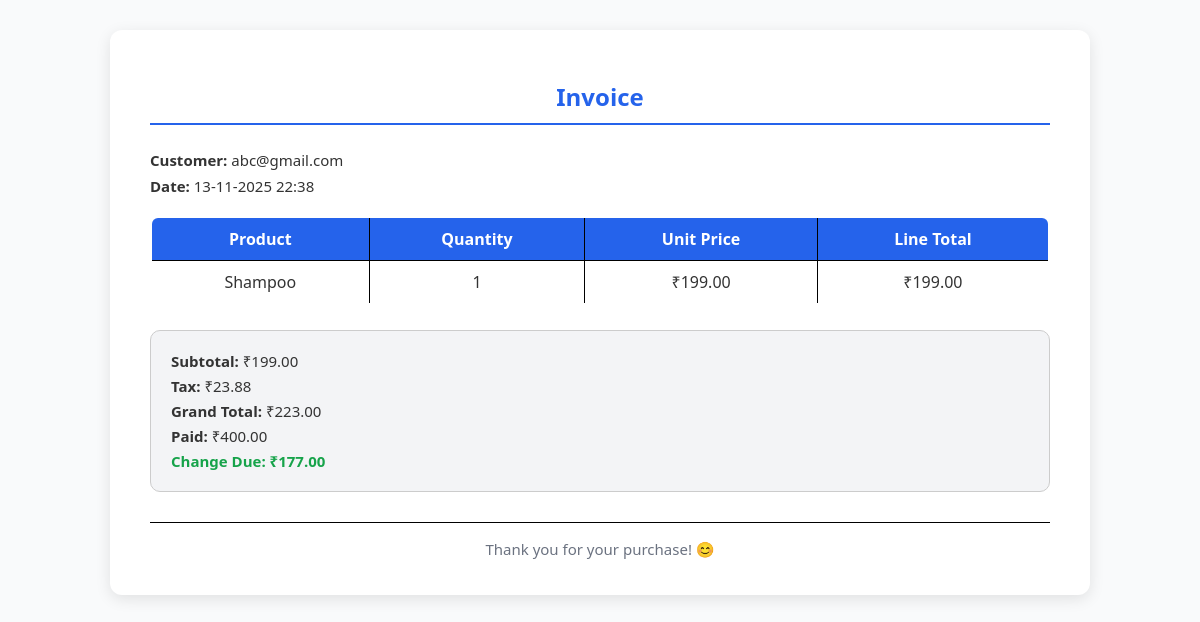
The page /purchase/75/ on the database its author committed.
### billing/models.py (models this page shows, shortened)
class Purchase(models.Model):
    customer = models.ForeignKey(Customer, on_delete=models.CASCADE)
    subtotal = models.DecimalField(max_digits=12, decimal_places=2, default=Decimal("0.00"))
    tax_total = models.DecimalField(max_digits=12, decimal_places=2, default=Decimal("0.00"))
    grand_total = models.DecimalField(max_digits=12, decimal_places=2, default=Decimal("0.00"))
    paid_amount = models.DecimalField(max_digits=12, decimal_places=2, default=Decimal("0.00"))
    change_due = models.DecimalField(max_digits=12, decimal_places=2, default=Decimal("0.00"))
    change_breakdown = models.JSONField(default=dict, blank=True)
    created_at = models.DateTimeField(auto_now_add=True)

class Customer(models.Model):
    email = models.EmailField(unique=True)

class PurchaseItem(models.Model):
    purchase = models.ForeignKey(Purchase, on_delete=models.CASCADE, related_name="items")
    product = models.ForeignKey(Product, on_delete=models.PROTECT)
    quantity = models.PositiveIntegerField()
    unit_price = models.DecimalField(max_digits=10, decimal_places=2)
    line_total = models.DecimalField(max_digits=12, decimal_places=2)

class Product(models.Model):
    product_code = models.CharField(max_length=50, unique=True, db_column='product_id')
    name = models.CharField(max_length=200)
    available_stock = models.PositiveIntegerField()
    unit_price = models.DecimalField(max_digits=10, decimal_places=2)
    tax_percent = models.DecimalField(max_digits=5, decimal_places=2, default=Decimal("0.00"))

### billing/views.py (the view)
# urls.py: path("purchase/<int:pk>/", views.purchase_detail, name="purchase_detail"),
def purchase_detail(request, pk):
    purchase = get_object_or_404(Purchase, pk=pk)
    return render(request, "purchase_detail.html", {"purchase": purchase, "items": purchase.items.all()})

### billing/templates/purchase_detail.html (shortened to what this page needs)
<!DOCTYPE html>
<html lang="en">
<head>
</head>
<body>
    <div class="container">
        <h2>Invoice</h2>
        <p><strong>Customer:</strong> {{ purchase.customer.email }}</p>
        <p><strong>Date:</strong> {{ purchase.created_at|date:"d-m-Y H:i" }}</p>
        <table border="1" cellpadding="5" cellspacing="0">
            <thead>
                <tr>
                    <th>Product</th>
                    <th>Quantity</th>
                    <th>Unit Price</th>
                    <th>Line Total</th>
                </tr>
            </thead>
            <tbody>
                {% for item in items %}
                <tr>
                    <td>{{ item.product.name }}</td>
                    <td>{{ item.quantity }}</td>
                    <td>₹{{ item.unit_price }}</td>
                    <td>₹{{ item.line_total }}</td>
                </tr>
                {% endfor %}
            </tbody>
        </table>
        <div class="totals">
            <p><strong>Subtotal:</strong> ₹{{ purchase.subtotal }}</p>
            <p><strong>Tax:</strong> ₹{{ purchase.tax_total }}</p>
            <p><strong>Grand Total:</strong> ₹{{ purchase.grand_total }}</p>
            <p><strong>Paid:</strong> ₹{{ purchase.paid_amount }}</p>
            <p class="highlight"><strong>Change Due:</strong> ₹{{ purchase.change_due }}</p>
        </div>
        <div class="footer">
            <p>Thank you for your purchase! 😊</p>
        </div>
    </div>
</body>
</html>

### billing/templates/purchase_detail.html (style rules this page uses)
body { font-family: "Segoe UI", sans-serif; background-color: #f9fafb; margin: 0; padding: 30px; color: #333; }
.container { max-width: 900px; background: #fff; margin: 0 auto; padding: 30px 40px; border-radius: 12px; box-shadow: 0 4px 15px rgba(0,0,0,0.1); }
h2 { text-align: center; color: #2563eb; border-bottom: 2px solid #2563eb; padding-bottom: 10px; margin-bottom: 25px; }
p { font-size: 15px; margin: 6px 0; }
table { width: 100%; border-collapse: collapse; margin-top: 20px; border: 2px solid black; border-radius: 8px; overflow: hidden; }
th, td { border: 1px solid black; padding: 10px; text-align: center; }
th { background-color: #2563eb; color: white; font-weight: 600; }
.totals { margin-top: 25px; background: #f3f4f6; padding: 15px 20px; border-radius: 10px; border: 1px solid #ccc; }
.totals p { margin: 5px 0; }
.highlight { color: #16a34a; font-weight: bold; }
.footer { margin-top: 30px; text-align: center; color: #6b7280; font-size: 14px; border-top: 1px solid #000; padding-top: 10px; }

### rows shown on the page
Purchase: customer.email "abc@gmail.com", created_at "13-11-2025 22:38", subtotal "199.00", tax_total "23.88", grand_total "223.00", paid_amount "400.00", change_due "177.00"
PurchaseItem: product.name "Shampoo", quantity "1", unit_price "199.00", line_total "199.00"
